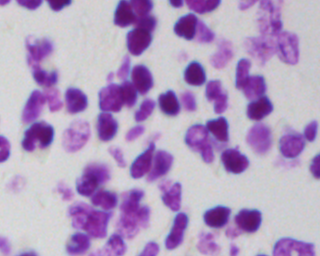
#> input picture data/Folder_Structures/Project1_Car_Trunk/00ae65c1c6631ae6f2be1a449902976e6eb8483bf6b0740d00530220832c6d3e.png, 320 x 256 px; its folder holds 4 pictures in this run
$ jupyter execute 05_Folder_structures.ipynb
#> lines starting #> are read from the running program, lines starting #| are printed output that depends on the picture
# Simple Folder Structures

We saw how we can open individual images by providing an absolute path to each of them. Soon enough, when you have established a workflow, you will want to do batch processing and, by then, manually providing paths to images becomes impractical to say the least. Besides that, having your images organized in a standardized folder strucutre is necessary for machine/deep learning workflows and for sharing your data with the scientific community.

In this notebook, we show the simplest structure to introduce you how to read multiple images from a folder.

[cell 1]
from skimage.io import imread, imsave
import matplotlib.pyplot as plt
from pathlib import Path
import numpy as np

## Car Trunk "Folder Structure"

If you throw your images and data in a single big folder, then your image repository looks like a car trunk. Even though it may be practical at first, you will most likely have to re-arange that. Let's see an example. The folder "Project1_Car_Trunk" looks like this:

```
Project1_Car_Trunk
|
├─ .DS_store
├─ 00ae65c1c6631ae6f2be1a449902976e6eb8483bf6b0740d00530220832c6d3e.png
├─ 0a7d30b252359a10fd298b638b90cb9ada3acced4e0c0e5a3692013f432ee4e9.png
├─ 0acd2c223d300ea55d0546797713851e818e5c697d073b7f4091b96ce0f3d2fe.png
├─ 0b0d577159f0d6c266f360f7b8dfde46e16fa665138bf577ec3c6f9c70c0cd1e.png
├─ 0bf33d3db4282d918ec3da7112d0bf0427d4eafe74b3ee0bb419770eefe8d7d6.png
└─ Readme.txt
```

The only good practice in this example is that there is at least a 'Readme' file. Every time you create a new folder, consider right away adding a 'Readme.txt' or 'Readme.md' file there to provide a brief description of what is in this folder.

## Working with file and folder paths in Python

To open files inside a folder, we create a path to the folder using the class [Path](https://docs.python.org/3/library/pathlib.html#concrete-paths) from the [pathlib](https://docs.python.org/3/library/pathlib.html) library. Other popular library for that is [os](https://docs.python.org/3/library/os.html), but here we use pathlib.

We feed the data repository relative path to the Path class.

[cell 2]
data_folder1 = '../../data/Folder_Structures/Project1_Car_Trunk'
data_path = Path(data_folder1)
data_path

[cell 3]
# the name of the file or folder
data_path.name

[cell 4]
# the name of the parent file or folder
data_path.parent

[cell 5]
# join paths together
text_file = data_path / 'subdirectory/file.txt'
text_file

[cell 6]
# check if a file or folder exists
print(f'Does the text file exist? {text_file.exists()}')
print(f'Does the data path exist? {data_path.exists()}')

## Looping over files inside a folder
Now we will iterate over this directory using a `for` loop and print each new path we find inside. We do that by iterating with the method `.iterdir`.

[cell 7]
for path in data_path.iterdir():
    print(path.name)

Use the `glob` method if you need to restrict to a certain file extension (or other part of a file name).

[cell 8]
for path in data_path.glob('*.png'):
    print(path.name)

And that is generally how you can access images in folder: by iterating over items with `for` loops and the `iteritem` method. If you need to filter files, use the `glob` method.

Using file lists multiple times.

`iterdir` and `glob` return generator objects. These can only be used once. Convert them to a list in order to use them multiple times.

[cell 9]
image_path_list = list(data_path.glob('*.png'))

Finally, to demonstrate that we can access these images, let's open and display them. The python `enumerate` function yields pairs containing a count and the item in the list.

[cell 10]
# first we use the list to determine the number of files with len(image_path_list), so that we can create a figure with the appropriate number of subplots
fig, ax = plt.subplots(1, len(image_path_list), figsize=(10,3))

# Now we loop over the list to plot each image
for count, image_path in enumerate(image_path_list):
    image = imread(image_path)
#> image is the input picture: shape (256, 320, 4); mean R, G, B, A 177.3, 154.2, 193, 255
    ax[count].imshow(image)

plt.tight_layout()
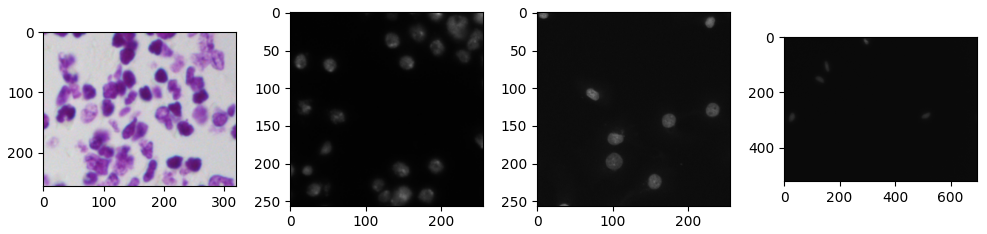
#> figure drawn by matplotlib, 4 panels
